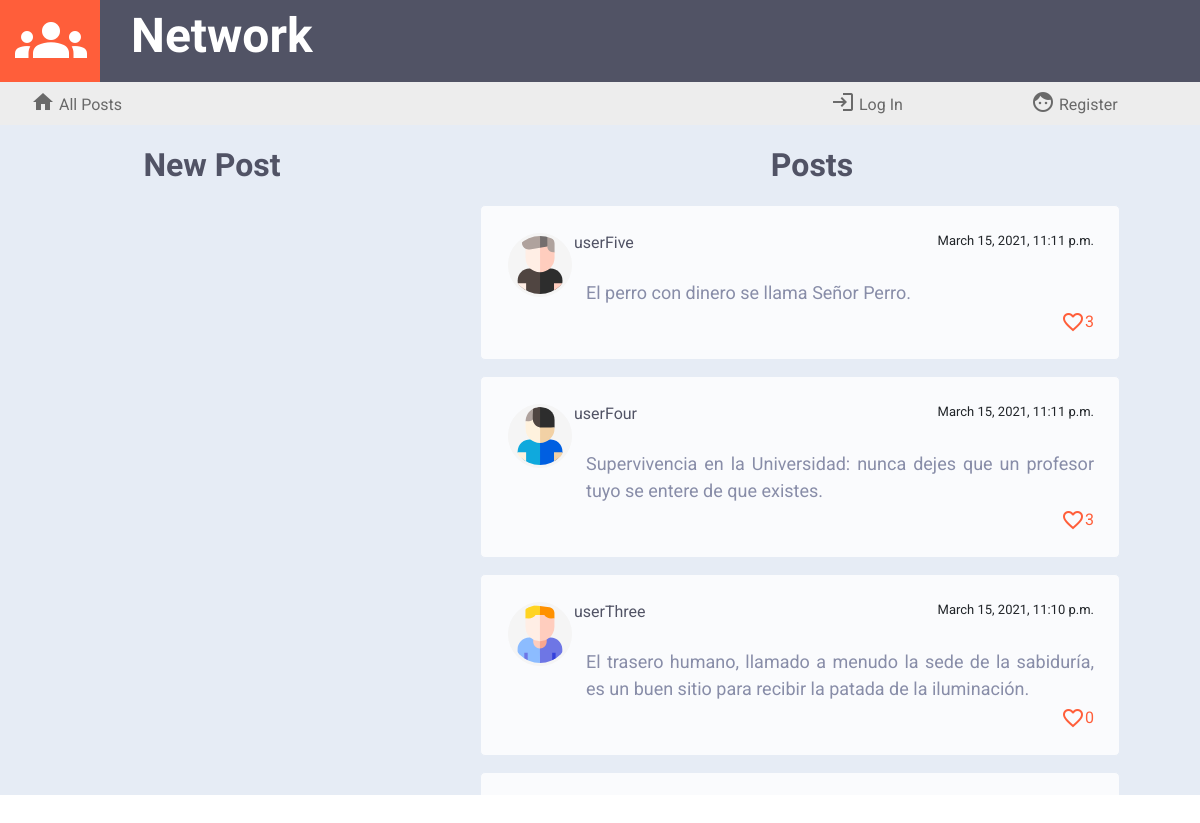
/?page=8, run on an earlier commit of the app's database.
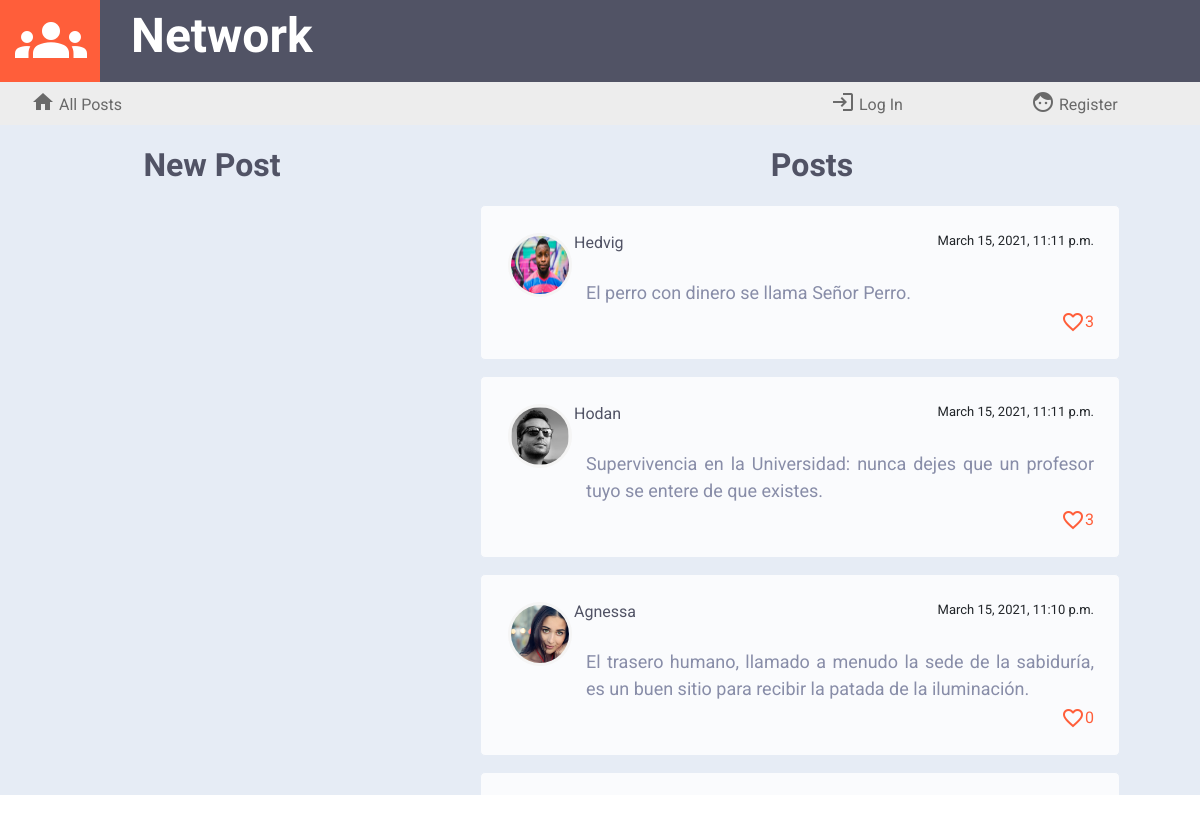
And on a later commit of the database.
### network/models.py (models this page shows, shortened)
class Posts(models.Model): # publicación
    usuario = models.ForeignKey(User, on_delete=models.CASCADE, blank=False)
    avatar = models.CharField(max_length=12, blank=False)
    contents = models.TextField(max_length=640, blank=False)
    post_date = models.DateTimeField(blank=False, auto_now_add=True)
    cantidad_megusta = models.IntegerField(default=0)
    megusta = models.ManyToManyField(User, blank=True, related_name="likesto")

class User(AbstractUser):
    pass

### network/views.py (the view)
# urls.py: path("", views.index, name="index"),
def index(request):
    lista_posts = Posts.objects.all().order_by('-post_date')
    paginator = Paginator(lista_posts, 10)
    page_number = request.GET.get('page')
    page_obj = paginator.get_page(page_number)
    if request.user.is_authenticated:
        perfil = Profile.objects.get(usuario=request.user)
        return render(request, "network/index.html",{"perfil": perfil,'page_obj': page_obj})
    else:
        return render(request, "network/index.html",{'page_obj': page_obj})

### network/templates/network/index.html (shortened to what this page needs)
{% extends "network/layout.html" %}
{% load static %}
{% block body %}
<div class="container-fluid cuerpo">
    <div class="row">
        <div class="col-lg-4 col-sm-12">
           <div class="titleNewPost">New Post</div>
        </div>
        <div class="col-lg-8 col-sm-12">
            {% if following %}
            <div class="titleNewPost">Followed Users</div>
            {% else %}
            <div class="titleNewPost">Posts</div>
            {% endif %}
        </div>
    </div>
    <div class="row" id="principal">
        <div class="col-lg-4 col-sm-12">
            {% if user.is_authenticated %}
            <div id="formulario">
            <form id="compose-form">
                <div> <textarea id="compose-post"></textarea> </div>
                <div> <input type="submit" class="botonenviar" value="Send"/> </div>
            </form>
            <div id="successfully">posted successfully
                <span class="material-icons" id="successfullyicon">
                    sentiment_satisfied_alt
                    </span>
            </div>
            </div>
            {% else %}
            <div id="formulario">
            </div>
            {% endif %}
        </div>
        <div class="col-lg-8 col-sm-12" id="posts">
            {% for post in page_obj %}
            <div class="post">
                <div class="postdetails"> <a href="{% url 'profile' post.usuario %}"> <img src="/static/network/avatars/{{post.avatar}}" class="postavatar"> <text class="postname">{{post.usuario}}</text> </a> <text class="postdate">{{post.post_date}}</text><br></div>
                <div class="postcontents" id='contents{{post.id}}'>{{post.contents}}</div>
                {% if user.is_authenticated %}
                <textarea class="editcontents" id='editcontents{{post.id}}'>{{post.contents}}</textarea>
                <div>
                    {% if post.usuario == request.user %}
                    <br><a class="enlaceedit" data-postid='{{post.id}}'>Edit</a>
                    {% endif %}
                </div>
                <div class="postlikes">
                <i class="material-icons iconlikes identity" data-identity='{{post.id}}' style="cursor: pointer" id='icon{{post.id}}'>
                    {% if user in post.megusta.all %}
                        favorite
                    {% else %}
                        favorite_border
                    {% endif %}
                </i>
                <text class="numberlikes" id='text{{post.id}}'>&nbsp;{{post.cantidad_megusta}}</text></div>
                {% else %}
                <div class="postlikes"><i class="material-icons iconlikes">favorite_border</i><text class="numberlikes">{{post.cantidad_megusta}}</text></div>
                {% endif %}
            </div>
            {% endfor %}
        </div>
    </div>
</div>
{% endblock %}

What changed in the data, as far as the page shows it:
changed Posts "El perro con dinero se llama Señor Perro.": avatar: a different picture; usuario "userFive" → "Hedvig"
changed Posts: avatar: a different picture; usuario "userFour" → "Hodan"
changed Posts: avatar: a different picture; usuario "userThree" → "Agnessa"
